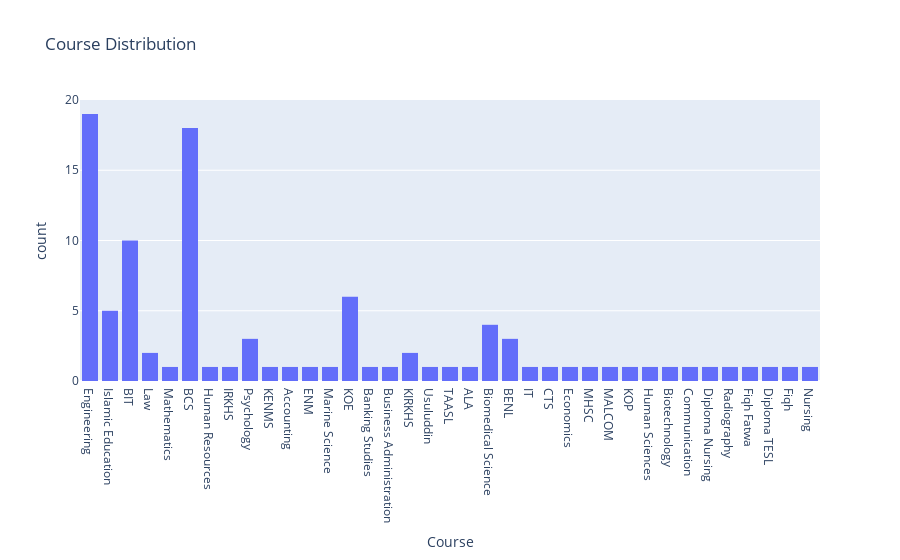

The code cell stored with this chart in its notebook:
### Code cell
plt = px.histogram(df, x = "Course", title = "Course Distribution")
plt.show();

### Figure 1 — Plotly figure (JSON) as saved in the notebook; plotly's stock layout.template omitted (floating-point values rounded to 4 significant figures)
{"data": [{"alignmentgroup": "True", "bingroup": "x", "hovertemplate": "Course=%{x}<br>count=%{y}<extra></extra>", "legendgroup": "", "marker": {"color": "#636efa", "pattern": {"shape": ""}}, "name": "", "offsetgroup": "", "orientation": "v", "showlegend": false, "type": "histogram", "x": ["Engineering", "Islamic Education", "BIT", "Law", "Mathematics", "Engineering", "Islamic Education", "BCS", "Human Resources", "IRKHS", "Psychology", "Engineering", "BCS", "Engineering", "KENMS", "BCS", "Accounting", "ENM", "BIT", "Marine Science", "Engineering", "KOE", "BCS", "Engineering", "BCS", "Banking Studies", "Engineering", "Engineering", "BIT", "BCS", "Business Administration", "BCS", "BCS", "BCS", "BIT", "Engineering", null, "BIT", "KIRKHS", "Engineering", "BIT", "Engineering", "Usuluddin", "BIT", "TAASL", "BCS", "Engineering", "Engineering", "BCS", "BCS", "ALA", "BCS", "Biomedical Science", "KOE", "BCS", "BCS", "KIRKHS", "BENL", "BCS", "BENL", "IT", "BCS", "CTS", null, "Engineering", "Economics", "KOE", "MHSC", "MALCOM", "KOP", "Biomedical Science", "Law", "BIT", "Biomedical Science", "BIT", "KOE", "Engineering", "Human Sciences", "Biotechnology", "Engineering", "Communication", "Diploma Nursing", "Engineering", "Islamic Education", "Radiography", "Psychology", "Fiqh Fatwa", "Psychology", "BIT", "Engineering", "Diploma TESL", "KOE", "KOE", "BENL", "Fiqh", "Islamic Education", "BCS", "Engineering", "Nursing", "Islamic Education", "Biomedical Science"], "xaxis": "x", "yaxis": "y"}], "layout": {"barmode": "relative", "legend": {"tracegroupgap": 0}, "title": {"text": "Course Distribution"}, "xaxis": {"anchor": "y", "domain": [0, 1], "title": {"text": "Course"}}, "yaxis": {"anchor": "x", "domain": [0, 1], "title": {"text": "count"}}}}
